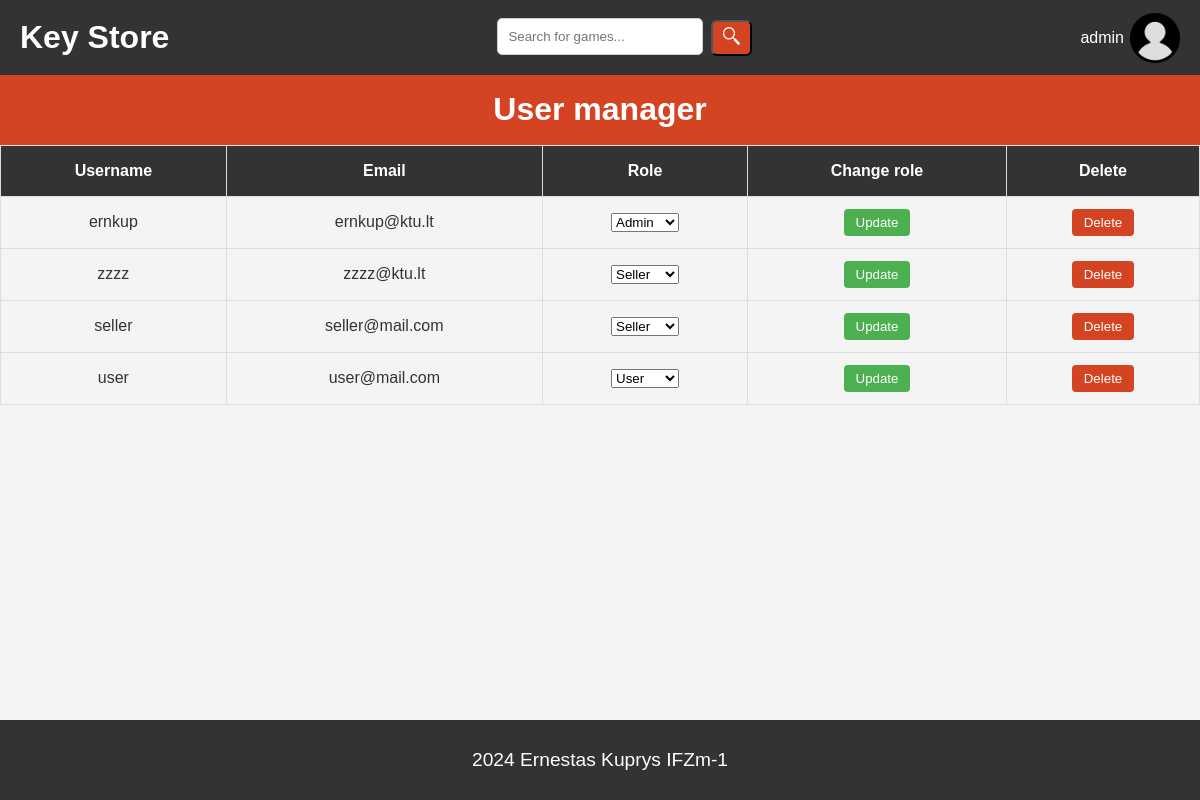
Screenshot of /user_manager.php (signed in) with the database file from the repository.
### tables this page shows
CREATE TABLE `user` (
  `id_user` varchar(32) NOT NULL,
  `username` varchar(32) NOT NULL,
  `password` varchar(32) NOT NULL,
  `email` varchar(50) NOT NULL,
  `role` tinyint(1) NOT NULL,
  `balance` decimal(10,2) NOT NULL DEFAULT 0.00,
  `last_login_date` timestamp NOT NULL DEFAULT current_timestamp(),
  `creation_date` timestamp NOT NULL DEFAULT current_timestamp()
);

### src/include/functions.php (called while the page is built, shortened)
<?php
function GetAllUsersExcept($id_user)
{
	$db = mysqli_connect(DB_SERVER, DB_USER, DB_PASS, DB_NAME);
	$sql = "SELECT *
            FROM user
			WHERE id_user != ?";
	$stmt = $db->prepare($sql);
	$stmt->bind_param("s", $id_user);
	$stmt->execute();
	$result = $stmt->get_result();
	return $result;
}

### src/user_manager.php (the view, shortened to what this page needs)
<?php
include('include/functions.php');
?>
<?php
$id_user = $_SESSION['id_login'];
?>
<?php
$result = GetAllUsersExcept($id_user);
?>
<body>
    <?php include('include/header.php'); ?>
    <p class="under-header">User manager</p>
    <div class="manager">
        <div class="table-wrapper">
            <table>
                <thead>
                    <tr>
                        <th>Username</th>
                        <th>Email</th>
                        <th>Role</th>
                        <th>Change role</th>
                        <th>Delete</th>
                    </tr>
                </thead>
                <tbody>
                    <?php while ($row = $result->fetch_assoc()): ?>
                        <tr>
                            <td><?php echo $row['username']; ?></td>
                            <td><?php echo $row['email']; ?></td>
                            <td>
                                <form method="POST">
                                    <select name="user_role">
                                        <option value="1" <?php echo $row['role'] == 1 ? 'selected' : ''; ?>>
                                            Admin
                                        </option>
                                        <option value="2" <?php echo $row['role'] == 2 ? 'selected' : ''; ?>>
                                            User
                                        </option>
                                        <option value="3" <?php echo $row['role'] == 3 ? 'selected' : ''; ?>>
                                            Seller
                                        </option>
                                    </select>
                            </td>
                            <td>
                                <button type="submit" class="submit-btn">Update</button>
                            </td>
                            <td>
                                <form method="POST" onsubmit="return confirmDelete();">
                                    <button type="submit" name="delete" class="delete-btn">Delete</button>
                                </form>
                            </td>
                        </tr>
                    <?php endwhile; ?>
                </tbody>
            </table>
        </div>
    </div>
    <?php include('include/footer.php'); ?>
</body>
</html>

### src/include/style.css (style rules this page uses)
:root { --color1: #4a4a4a; --color2: #333; --color3: white; --color4: #f4f4f9; --color_primary: #d44423; --color_primary_hover: #963019; --color_secondary: #f2a900; }
* { margin: 0; padding: 0; box-sizing: border-box; }
body { font-family: Arial, sans-serif; margin: 0; padding: 0; background-color: #f4f4f4; color: #333; line-height: 1.6; display: flex; flex-direction: column; min-height: 100vh; }
.under-header { display: flex; justify-content: center; align-items: center; background-color: var(--color_primary); color: white; font-weight: bold; font-size: 2em; text-align: center; margin: 0; height: 70px; }
.table-wrapper { overflow-x: auto; width: 100%; }
.manager table { width: 100%; border-collapse: collapse; }
.manager th, td { padding: 12px; text-align: left; border: 1px solid #ddd; text-align: center; }
.manager th { background-color: #333; color: white; }
.manager .submit-btn, .delete-btn { padding: 6px 12px; border: none; border-radius: 4px; cursor: pointer; }
.manager .submit-btn { background-color: #4CAF50; color: white; }
.manager .delete-btn { background-color: var(--color_primary); color: white; }

### rows the page displays
user: username "ernkup", email "ernkup@ktu.lt", user_role "Admin"
user: username "zzzz", email "zzzz@ktu.lt", user_role "Seller"
user: username "seller", email "seller@mail.com", user_role "Seller"
user: username "user", email "user@mail.com", user_role "User"

### other values shown
$_SESSION['name_login'] "admin"
